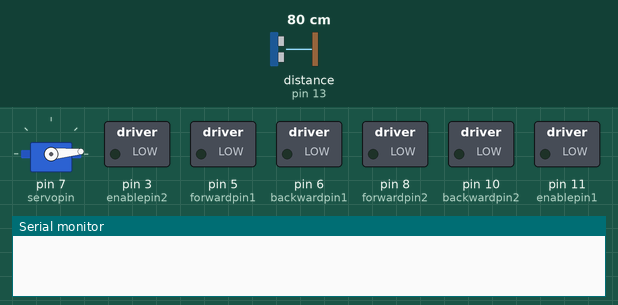
A sketch run on a simulated Arduino Uno, built with avr-gcc and run on an emulated ATmega328P. On the bench: servo, switched loads named in the sketch (green lamp = pin HIGH), the last lines printed to the serial monitor. Wiring (inferred from the names in the program): ultrasonic range finder: trigger pin 12; echo pin 13. Dashed ring = blinking. The inputs (shaded band) are chosen by the test bench; at power-on: distance to the obstacle (sensor on pin 13) 80 cm. The echo pulse lasts 58.3 µs per cm; pins used as bus, display or sensor lines are not drawn.

Above: at 1.2 s.
1.3 s: distance to the obstacle (sensor on pin 13) set to 18 cm
3.0 s: distance to the obstacle (sensor on pin 13) set to 13 cm
At 3.65 s:
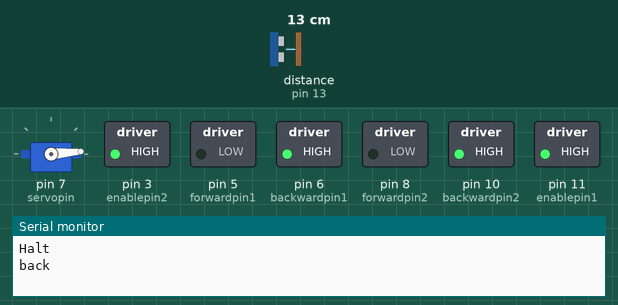
At 5.05 s:
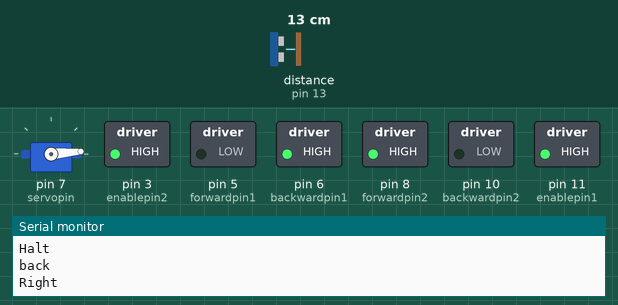
6.0 s: distance to the obstacle (sensor on pin 13) set to 35 cm
At 7.4 s:
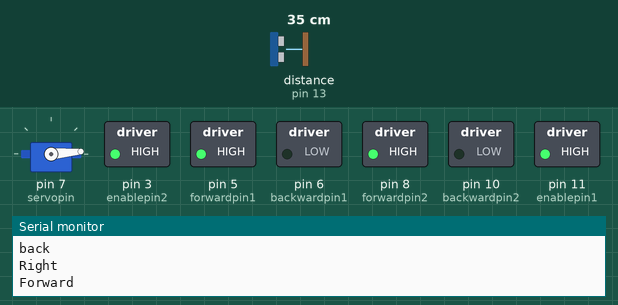
Timing chart, 0 to 9.0 s (numbered marks = the images above; inputs shaded):
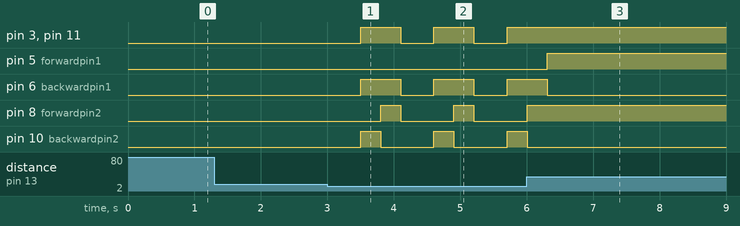

Measured:
- the behaviour switches between 16 and 15 cm on distance to the obstacle (sensor on pin 13) (found by bisection; images 0 and 1)
- after the input at 1.3 s, every drawn part: stays the same
- after the input at 3.0 s, pin 3 (enablepin2), pin 6 (backwardpin1), pin 11 (enablepin1): alternates HIGH for 0.60 s and LOW for 0.50 s, starting after 0.50 s; pin 8 (forwardpin2): alternates HIGH for 0.30 s and LOW for 0.80 s, starting after 0.80 s; pin 10 (backwardpin2): alternates HIGH for 0.30 s and LOW for 0.80 s, starting after 0.50 s
- after the input at 6.0 s, pin 3 (enablepin2), pin 11 (enablepin1): stops changing and stays HIGH; pin 5 (forwardpin1): LOW → HIGH after 0.31 s; pin 6 (backwardpin1): goes on until 6.3 s, then stays LOW; pin 8 (forwardpin2): goes on until 6.0 s, then stays HIGH; pin 10 (backwardpin2): goes on until 6.0 s, then stays LOW

The sketch:

First_integration.ino
```cpp
#include <Servo.h>
#include <IRremote.h>

//Servo
const int servopin = 7;
Servo mainservo;

//Sensor
const int trigpin = 12;
const int echopin = 13;
float duration;
float distance;

//Motor 1 (Left)
const int enablepin1 = 11;
const int forwardpin1 = 5;
const int backwardpin1 = 6;

//Motor 2 (Right)
const int enablepin2 = 3;
const int forwardpin2 = 8;
const int backwardpin2 = 10;

//Remote
const int RECV_PIN = 9;

void setup() {
  // put your setup code here, to run once:
  mainservo.attach(servopin);
  mainservo.write(5);
  pinMode(echopin,INPUT);
  pinMode(trigpin,OUTPUT);
  pinMode(enablepin1,OUTPUT);         //Set all pins to output
  pinMode(forwardpin1,OUTPUT);
  pinMode(backwardpin1,OUTPUT);
  pinMode(enablepin2,OUTPUT);
  pinMode(forwardpin2,OUTPUT);
  pinMode(backwardpin2,OUTPUT);
  Serial.begin(9600);
  IrReceiver.begin(RECV_PIN, ENABLE_LED_FEEDBACK);
}

void loop() {
  // put your main code here, to run repeatedly:
  if (sensorDistance() < 15)
  {
    halt();
    delay(500);
    back();
    delay(300);
    spinRight();
    delay(300);
    fullForward();
  }
  if (IrReceiver.decodedIRData.command == 24)
  {
    fullForward();
  }
  if (IrReceiver.decodedIRData.command == 28)
  {
    halt();
    while(1);
  }
}

float sensorDistance()
{
  pinMode(echopin,OUTPUT);
  digitalWrite(echopin,LOW);
  pinMode(echopin,INPUT);
  digitalWrite(trigpin,LOW);
  delayMicroseconds(2);
  digitalWrite(trigpin,HIGH);
  delayMicroseconds(10);
  digitalWrite(trigpin,LOW);
  duration = pulseIn(echopin,HIGH);
  distance = duration*0.0343 /2;
  //Serial.print(distance);
  //Serial.println(" cm ");
  return distance;
}

float panDetect(int angle)
{
  int currentpos = mainservo.read();
  mainservo.write(currentpos - angle);
  delay(20);
  return sensorDistance();
}

void fullForward()        //set both motors to maximum forward
{
  analogWrite(enablepin1,255);
  digitalWrite(forwardpin1,HIGH);
  digitalWrite(backwardpin1,LOW);
  analogWrite(enablepin2,255);
  digitalWrite(forwardpin2,HIGH);
  digitalWrite(backwardpin2,LOW);
  Serial.println("Forward");
}

void spinLeft()         //Spin counterclockwise
{
  analogWrite(enablepin1,255);
  digitalWrite(forwardpin1,HIGH);
  digitalWrite(backwardpin1,LOW);
  analogWrite(enablepin2,255);
  digitalWrite(forwardpin2,LOW);
  digitalWrite(backwardpin2,HIGH);
  Serial.println("Left");
}

void spinRight()        //spin clockwise
{
  analogWrite(enablepin1,255);
  digitalWrite(forwardpin1,LOW);
  digitalWrite(backwardpin1,HIGH);
  analogWrite(enablepin2,255);
  digitalWrite(forwardpin2,HIGH);
  digitalWrite(backwardpin2,LOW);
  Serial.println("Right");
}

void back()
{
  analogWrite(enablepin1,255);
  digitalWrite(forwardpin1,LOW);
  digitalWrite(backwardpin1,HIGH);
  analogWrite(enablepin2,255);
  digitalWrite(forwardpin2,LOW);
  digitalWrite(backwardpin2,HIGH);
  Serial.println("back");
}

void halt()             //stop all motion
{
  analogWrite(enablepin1,0);
  digitalWrite(forwardpin1,LOW);
  digitalWrite(backwardpin1,LOW);
  analogWrite(enablepin2,0);
  digitalWrite(forwardpin2,LOW);
  digitalWrite(backwardpin2,LOW);
  Serial.println("Halt");
}

void stop()       //Stops the function by putting it into an infinite loop
{
  while(1);
}
```
